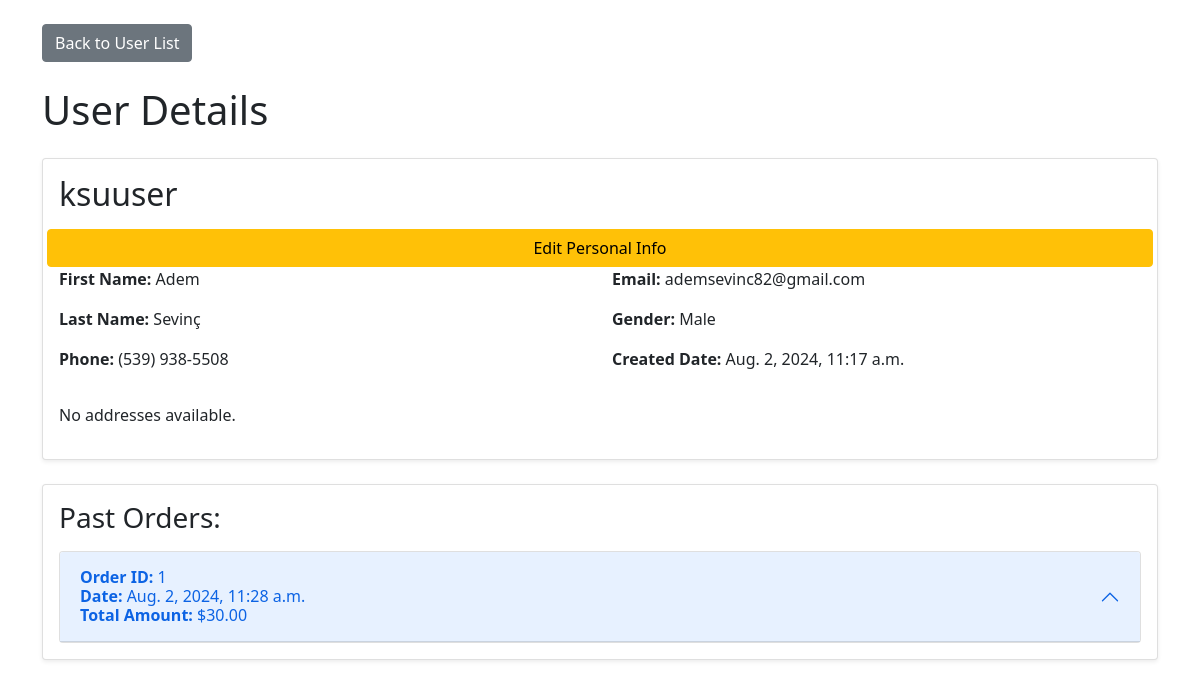
The page /user/1/ on the database its author committed.
### waterproject/models.py (models this page shows, shortened)
class PersonalInfo(models.Model):
    user = models.OneToOneField(settings.AUTH_USER_MODEL, on_delete=models.CASCADE,related_name='personalinfo')
    name = models.CharField(max_length=100, blank=True, null=True)
    surname = models.CharField(max_length=100, blank=True, null=True)
    email = models.EmailField(max_length=254, blank=True, null=True)
    phone = models.CharField(max_length=20, blank=True, null=True)
    gender = models.CharField(max_length=10, blank=True, null=True,
                              choices=[('Male', 'Male'), ('Female', 'Female'), ('Other', 'Other')])

class Order(models.Model):
    user = models.ForeignKey(User, on_delete=models.CASCADE)
    total_price = models.DecimalField(max_digits=10, decimal_places=2)
    created_at = models.DateTimeField(default=timezone.now)
    order_number = models.PositiveIntegerField(null=True, blank=True)  # Sipariş numarası alanı

### waterproject/views.py (the view)
# urls.py: path('user/<int:user_id>/', views.user_detail, name='user_detail'),
def user_detail(request, user_id):
    user = get_object_or_404(User, id=user_id)
    personal_info = get_object_or_404(PersonalInfo, user=user)
    address = Address.objects.filter(user=user)  # Kullanıcıya ait adresleri al
    orders = Order.objects.filter(user=user).order_by('-created_at')
    return render(request, 'user_detail.html', {
        'user': user,
        'personal_info': personal_info,
        'orders': orders,
        'address': address
    })

### waterproject/templates/user_detail.html (shortened to what this page needs)
{% load static %}
<link href="https://cdn.jsdelivr.net/npm/bootstrap@5.0.2/dist/css/bootstrap.min.css" rel="stylesheet"
>
<div class="container mt-4">
    <a href="javascript:history.back()" class="btn btn-secondary mb-4">Back to User List</a>
    <h1 class="mb-4">User Details</h1>
    <div class="card mb-4 shadow-sm">
        <div class="card-body">
            <h2 class="card-title mb-3">{{ user.username }}</h2>
            <div class="row mb-3">
                <a href="{% url 'edit_personal_info' user.id %}" class="btn btn-warning">Edit Personal Info</a>
                <div class="col-md-6">
                    <p><strong>First Name:</strong> {{ personal_info.name }}</p>
                    <p><strong>Last Name:</strong> {{ personal_info.surname }}</p>
                    <p><strong>Phone:</strong> {{ personal_info.phone }}</p>
                </div>
                <div class="col-md-6">
                    <p><strong>Email:</strong> {{ user.email }}</p>
                    <p><strong>Gender:</strong> {{ personal_info.gender }}</p>
                    <p><strong>Created Date:</strong> {{ user.date_joined }}</p>
                </div>
            </div>
            {% if address %}
                <h3 class="mb-3">Addresses:</h3>
                <div class="row row-cols-1 row-cols-md-2 row-cols-lg-4 g-4">
                    {% for address in address %}
                        <div class="col">
                            <div class="card h-100">
                                <div class="card-body">
                                    <p><strong>Country:</strong> {{ address.country }}</p>
                                    <p><strong>City:</strong> {{ address.city }}</p>
                                    <p><strong>District:</strong> {{ address.district }}</p>
                                    <p><strong>Neighborhood:</strong> {{ address.neighborhood }}</p>
                                    <p><strong>Street:</strong> {{ address.street }}</p>
                                    <p><strong>Building Number:</strong> {{ address.building_number }}</p>
                                    <p><strong>Floor:</strong> {{ address.floor }}</p>
                                    <p><strong>Postal Code:</strong> {{ address.postal_code }}</p>
                                </div>
                            </div>
                        </div>
                    {% endfor %}
                </div>
            {% else %}
                <p>No addresses available.</p>
            {% endif %}
        </div>
    </div>
    <div class="card mb-4 shadow-sm">
        <div class="card-body">
            <h3 class="mb-3">Past Orders:</h3>
            {% if orders %}
                <div class="accordion" id="ordersAccordion">
                    {% for order in orders %}
                        <div class="accordion-item">
                            <h2 class="accordion-header" id="heading{{ order.id }}">
                                <button class="accordion-button" type="button" data-bs-toggle="collapse"
                                        data-bs-target="#collapse{{ order.id }}" aria-expanded="true"
                                        aria-controls="collapse{{ order.id }}">
                                    <div class="d-flex justify-content-between w-100">
                                        <div>
                                            <p class="mb-0"><strong>Order ID:</strong> {{ order.order_number }}</p>
                                            <p class="mb-0"><strong>Date:</strong> {{ order.created_at }}</p>
                                            <p class="mb-0"><strong>Total Amount:</strong> ${{ order.total_price }}</p>
                                        </div>
                                    </div>
                                </button>
                            </h2>
                        </div>
                    {% endfor %}
                </div>
            {% else %}
                <p>No orders found.</p>
            {% endif %}
        </div>
    </div>

### rows shown on the page
PersonalInfo: name "Adem", surname "Sevinç", phone "(539) 938-5508", gender "Male"
Order: order_number "1", created_at "Aug. 2, 2024, 11:28 a.m.", total_price "30.00"

### other values the page prints
{{ user.username }} "ksuuser"
{{ user.email }} "ademsevinc82@gmail.com"
{{ user.date_joined }} "Aug. 2, 2024, 11:17 a.m."
